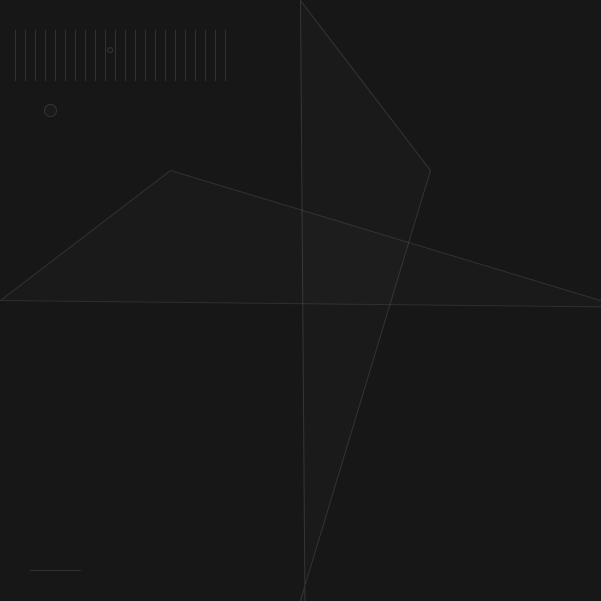
Frame 1 (no input)
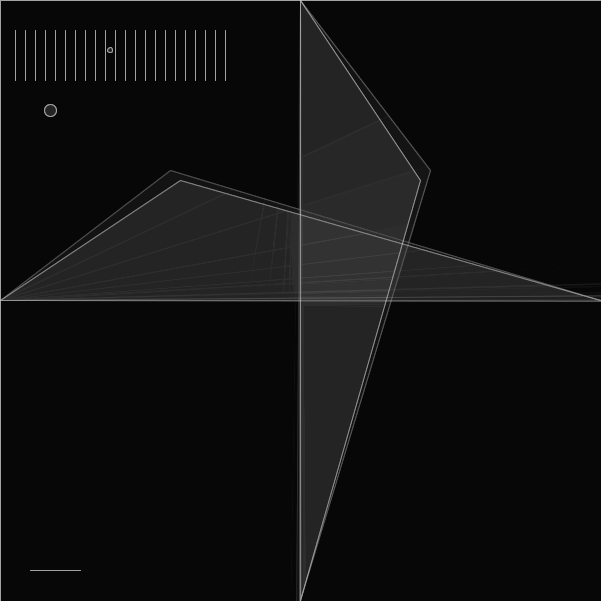
Frame 60 (the mouse pressed at the canvas centre just before this capture)
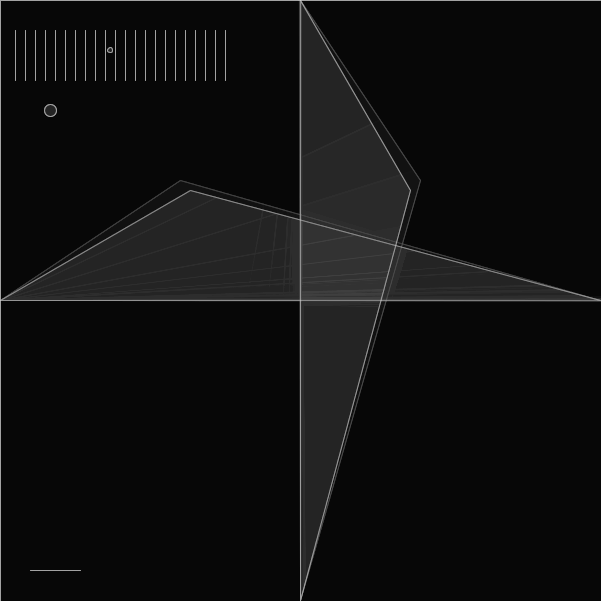
Frame 120 (the mouse held since frame 60 and released just before this capture)

The Processing sketch that drew these frames (run headless with seeded random() and noise(); from frame 60 on, the mouse is pressed at the canvas centre):

// Processing sketch: processing_50722
// ── processing_50722.pde

/* 
Nina Rivera
nrivera@mcad.edu
Week 1 ass - clock
run it, baby.
*/

void setup(){
  size(601,601);
  smooth();
  noStroke();
  background(25);
}

void draw(){
  int s = second(); // values from 0-59
  int m = minute(); // values from 0-59
  int h = hour();   // values from 0-23
  
  int d = day();
  int M = month();

  fill(0,0,0,18);
  rect(0,0,width,height);
  
  fill(119,9);
  
  float r = random(600);
  
  stroke(255,25);
  float myTan = tan(frameCount/142.962735046) * 600 + s;
  quad(s*10, s*10, 0, 300, r*myTan, r, 600, 300);
  
  stroke(255,30);
  float myTan2 = tan(frameCount/52.876340) * 700 +s;
  quad(600-(s*10),s*10, 300, 600, r, r*myTan2, 300, 0); 
  
  while(m*10<600) {
    line(30, m*10, 80, m*10);
    m = m + 5;
   }
   
  while(h*5<230){
    line(h*5, 30, h*5, 80);
    h = h + 2;
  }
  
  ellipse(110,50,d,d);
  ellipse(50,110,M,M);
}
  
